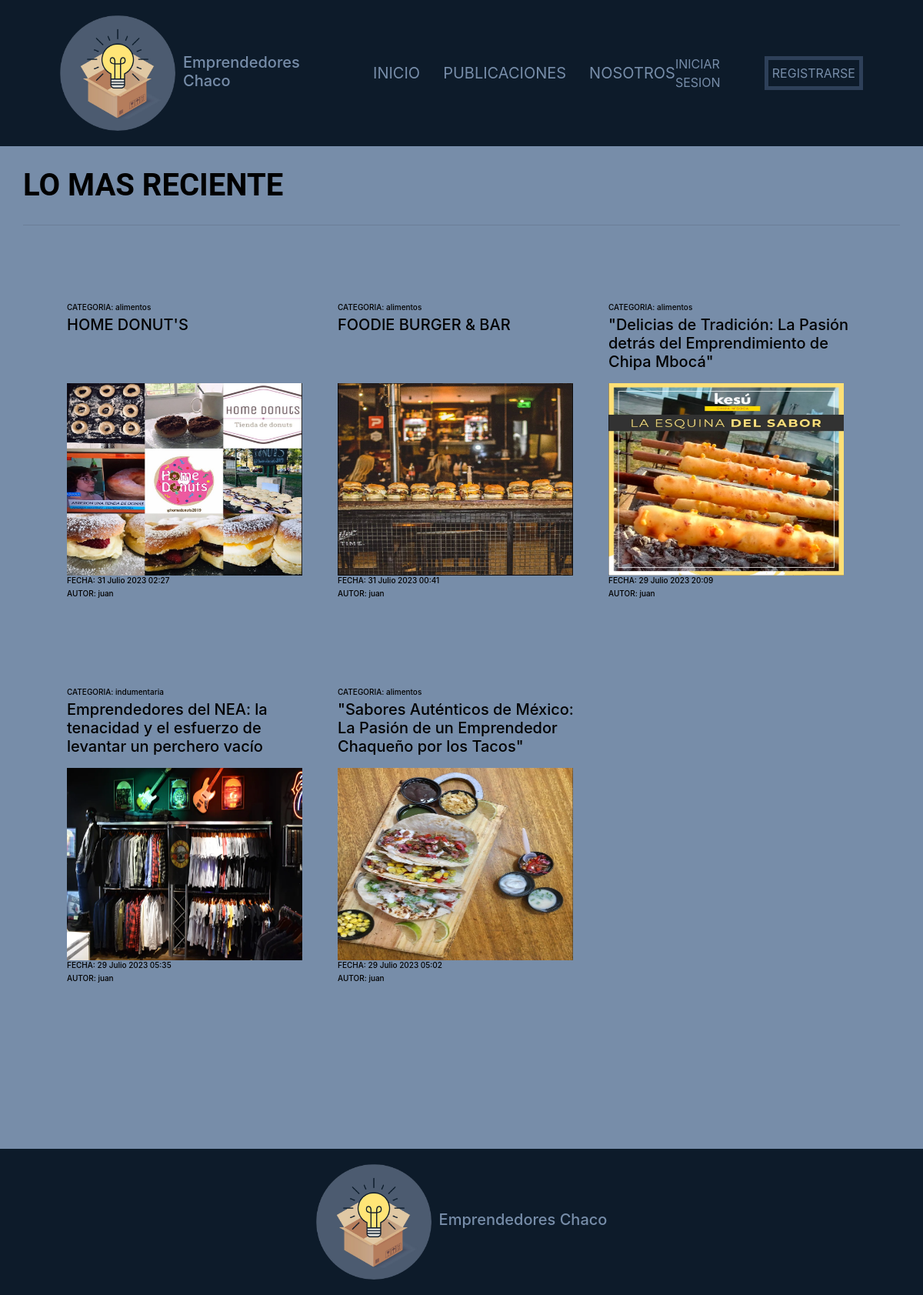
/, run on an earlier commit of the app's database.
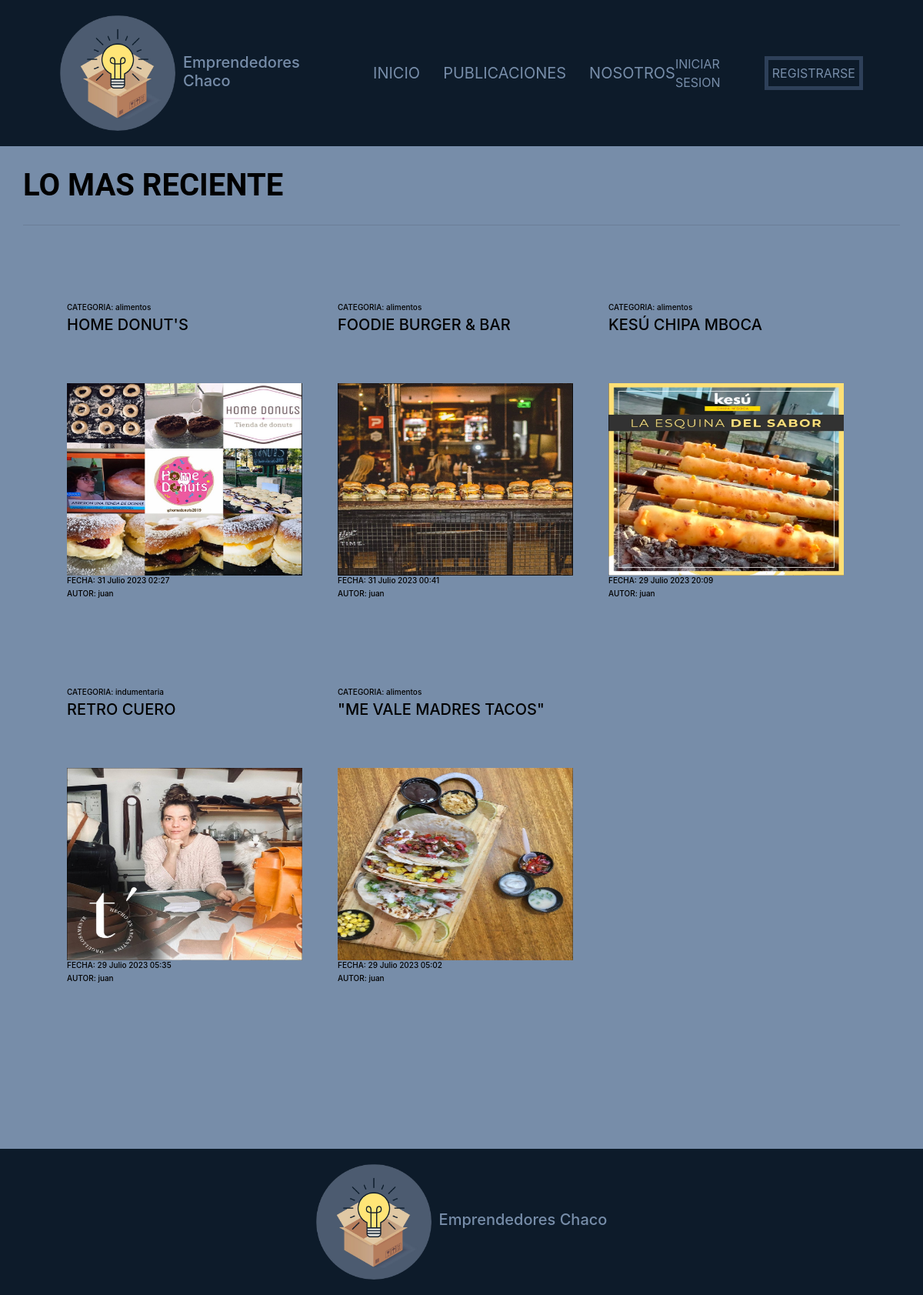
And on a later commit of the database.
### apps/publicaciones/models.py (models this page shows, shortened)
class Publicacion(models.Model):
    creado = models.DateTimeField('creado', auto_now_add=True)
    modificado = models.DateTimeField('modificado', auto_now=True)
    titulo = models.CharField(max_length = 250)
    contenido = models.TextField()
    autor = models.ForeignKey(User, on_delete = models.CASCADE)
    imagen = models.ImageField(upload_to = 'publicaciones')
    categoria = models.ForeignKey(Categoria, on_delete = models.CASCADE)

class Categoria(models.Model):
    nombre = models.CharField(max_length=80)
    def __str__(self):
        return self.nombre

### BlogEmprendedores/views.py (the view)
# urls.py: path('', views.ListarRecientes, name="home"),
def ListarRecientes(request):
    ctx = {}
    categorias = Categoria.objects.all()
    todas_publicaciones = Publicacion.objects.order_by('-creado')[:5]
    ctx['object_list'] = todas_publicaciones
    ctx['categorias'] = categorias
    return render(request, 'inicio.html', ctx)

### templates/inicio.html
{% extends 'base.html' %}
{% block contenido %}
<h1 style="font-size: 40px;color: black;font-weight: bold;">LO MAS RECIENTE</h1><hr>
<div class="publicaciones contenedor">
    <div class="row">
            {% for p in object_list %}
            <div class="publicacion col-md-4 col-sm-6">
                <a class="interact" href="{% url 'publicaciones:detalle_publicacion' p.pk %}">
                    <div class="publicacion__info">
                        <h6>CATEGORIA: {{p.categoria}}</h6>
                        <h2> {{p.titulo}}</h2>
                    </div>
                    <img src="{{p.imagen.url}}">
                    <div>
                        <h6>FECHA: {{p.creado}}</h6>
                        <h6>AUTOR: {{p.autor}}</h6>
                    </div>
                </a>
            </div>
            {% endfor %}
    </div>
</div>
{% endblock contenido %}

What changed in the data, as far as the page shows it:
changed Publicacion: titulo "\"Delicias de Tradición: La Pasión detrás del Emprendimiento de Chipa Mbocá\"" → "KESÚ CHIPA MBOCA"
changed Publicacion "indumentaria": titulo "Emprendedores del NEA: la tenacidad y el esfuerzo de levantar un perchero vacío" → "RETRO CUERO"; imagen: a different picture
changed Publicacion: titulo "\"Sabores Auténticos de México: La Pasión de un Emprendedor Chaqueño por los Tacos\"" → "\"ME VALE MADRES TACOS\""
